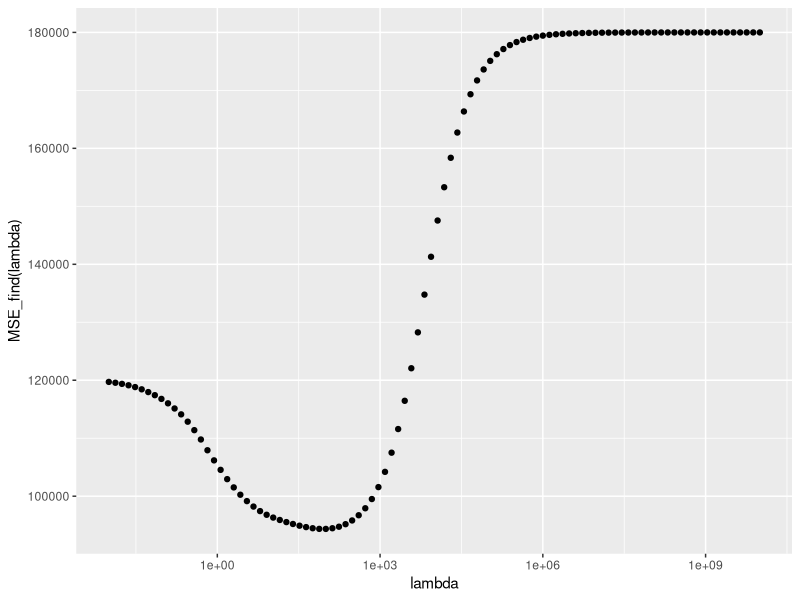
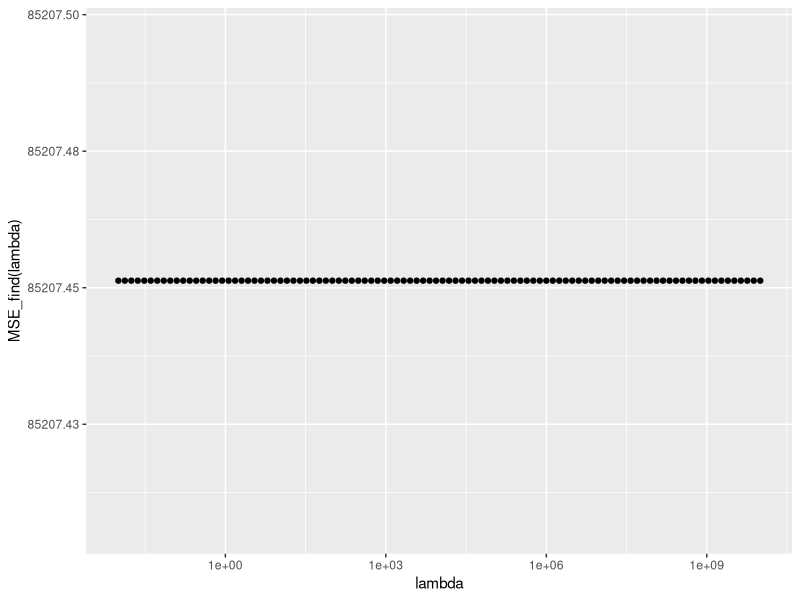

Generate these figures, in order, with R:
setwd("~/Desktop/MScMaths/Summer2018/Stochastic_Lab_Course_1/CodeAndData")
library("dplyr")
library("ggplot2")
library("glmnet")

#(a)
#Load the dataset into R and create a new dataset containing only those players for which all data is available.
dat<-read.csv("Hitters.csv", sep = " ")
hitters<- na.omit(dat) # to select all rows with non NA values

#(b) 
#Find the condition number 
df<- hitters[,-19]
x<-data.matrix(df) # obtain a matrix from the dataframe df
y<- hitters$Salary

kappa(t(x) %*% x)

kappa(t(scale((x))) %*% scale(x)) #the command scale is used to center the columns of the matrix t(x) %*% x
                         #the condion number here is less than the previous one, thus it helps to standardise.

#(c) 
#Fit a standard linear model (no regularisation) 
model_1<- lm( Salary ~ . , data = hitters)
coef(model_1)

#ridge regression with lamda = 70
model_ridge<- glmnet(x, y, alpha = 0, lambda = 70)
coef(model_ridge)

#(d)
#spliting the data: a diiferent and better method is beeing used here compared to what has been done for
#previous exercises
set.seed(1122)
ind<- sample(2, nrow(hitters), replace = T, prob = c(0.5, 0.5) )
training_set<-hitters[ind==1,]
test_set<- hitters[ind==2,]

#(e)
#a function that takes lambda as argument, fits a ridge regression on the training
#sets and calculates the squared prediction error on the test set
df1<- training_set[,-19]
df2<- test_set[,-19]
n<-data.matrix(df1)
m<- training_set$Salary
z<- data.matrix(df2)
#N.B: A for loop is used in the following function because we would like also to use lambda as
#vector. it is also possible avoid a for loop in the function, but when we will be using function
#with a vector, will use vectorise(MSE_find).
MSE_find<- function(lambda){
  MSPE<- numeric(length(lambda))
  for(i in 1:length(lambda)){
      model_ridge<- glmnet(n, m, alpha = 0, lambda = lambda[i])
      prediction<- predict(model_ridge, newx = z)
      MSPE[i]<- mean((test_set$Salary - prediction)**2)
    }
  return(MSPE)
}

#Run this function on a logarithmic grid (e.g., 10^seq(from = 10, to = -2, length = 100))
lambda <-10^seq(from = 10, to = -2, length = 100)
MSE_find(lambda)

#Plot the results against log(lambda) and graphically find the value lambda_opt that minimises the squared
#prediction error: graphically, we can say that lambda_opt is 10^2
#N.B: I have chosen to plot lambda against MSE_find(lambda), and then add a logarithmic scale on the x axis. 
#The result remains the same.
a<- as.data.frame(lambda)
b<- as.data.frame(MSE_find(lambda))
c<- cbind(a,b)
ggplot(c, aes(lambda,MSE_find(lambda)))+
  geom_point()+
  scale_x_log10()

#(f) 
#Fit a ridge regression with lambda_opt on all the data, and interpret some of the coefficients.
lambda_opt<- 100
model_ridge_opt<- glmnet(x, y, alpha = 0, lambda = lambda_opt)
#Interpret some of the coefficients.
coef(model_ridge_opt)

#(g) 
#Repeat (e), (f) for lasso

#(e')

df1<- training_set[,-19]
df2<- test_set[,-19]
n<-data.matrix(df1)
m<- training_set$Salary
z<- data.matrix(df2)


MSE_find<- function(lambda){
  MSPE<- numeric(length(lambda))
  for(i in 1:length(lambda)){
    model_lasso<- glmnet(n, m, alpha = 1, lambda = lambda[i])
    prediction<- predict(model_ridge, newx = z)
    MSPE[i]<- mean((test_set$Salary - prediction)**2)
  }
  return(MSPE)
}

a<- as.data.frame(lambda)
b<- as.data.frame(MSE_find(lambda))
c<- cbind(a,b)
ggplot(c, aes(lambda,MSE_find(lambda)))+
  geom_point()+
  scale_x_log10()

#(f')
lambda_opt<- 10**(1.4)
model_lasso_opt<- glmnet(x, y, alpha = 1, lambda = lambda_opt)
#Interpret some of the coefficients.
coef(model_lasso_opt)










